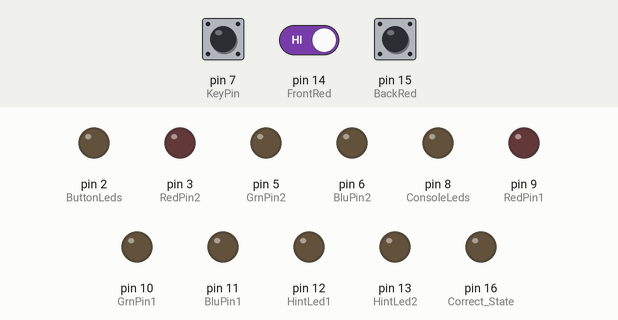
A sketch run on a simulated Arduino Uno, built with avr-gcc and run on an emulated ATmega328P. Shown: output pins drawn as LEDs (lit = HIGH). Dashed ring = blinking. Inputs (shaded band) come from the test bench; at power-on: pin 7 (KeyPin) HIGH, pin 14 (FrontRed) HIGH, pin 15 (BackRed) HIGH.

Above: at 1.2 s.
1.3 s: pin 7 (KeyPin) pulled LOW for 0.15 s
At 2.47 s:
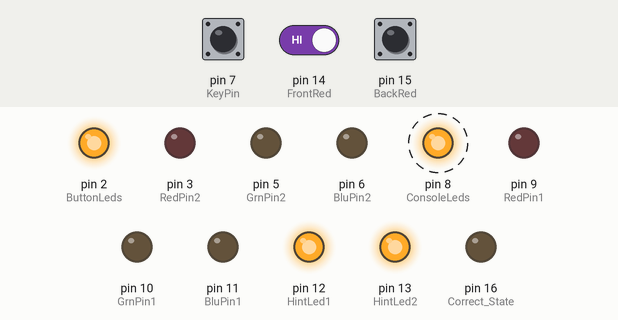
4.1 s: pin 7 (KeyPin) pulled LOW for 3.2 s
At 4.5 s:
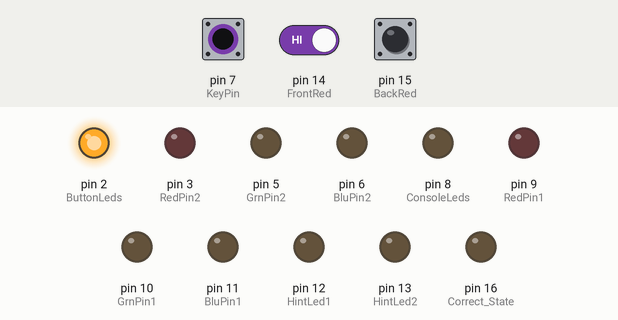
8.8 s: pin 7 (KeyPin) driven LOW and pin 14 (FrontRed) driven LOW
At 9.7 s:
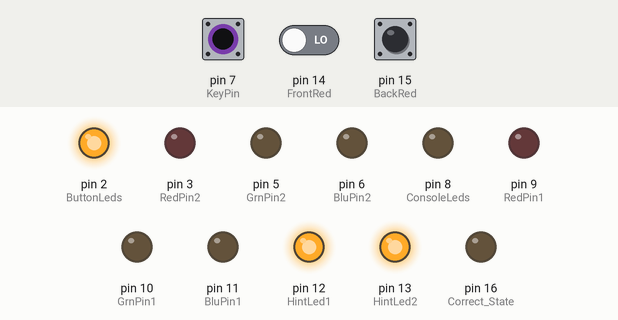
11.8 s: pin 7 (KeyPin) driven HIGH
At 12.4 s:
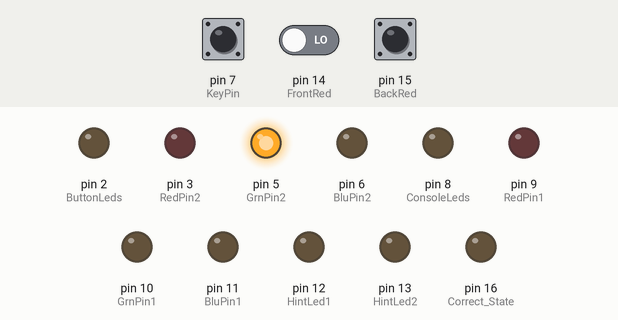
13.4 s: pin 15 (BackRed) pulled LOW for 0.15 s
At 14.1 s:
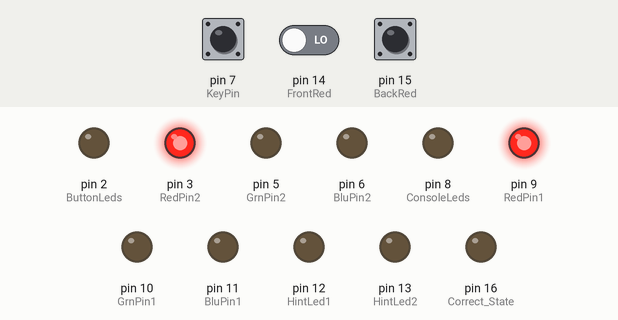
15.0 s: pin 7 (KeyPin) driven LOW
At 16.17 s:
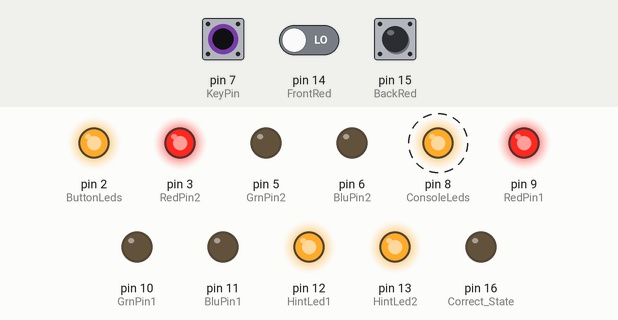
Timing chart, 0 to 19.0 s (numbered marks = the images above; inputs shaded):
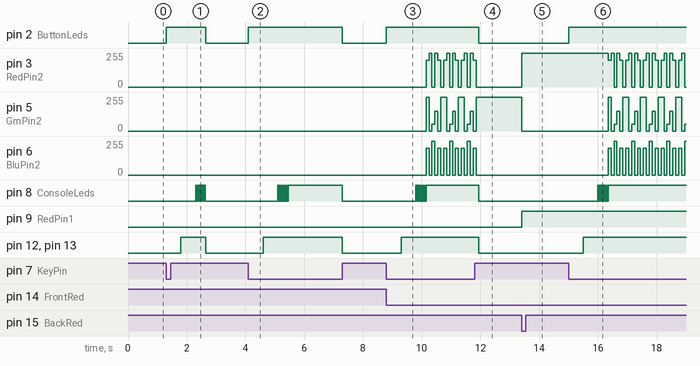

Measured:
- after the input at 1.3 s, pin 2 (ButtonLeds): LOW → HIGH at once, → LOW 1.4 s later; pin 8 (ConsoleLeds): alternates HIGH for 0.03 s and LOW for 0.03 s, 14 changes in all, then stays LOW, starting after 1.0 s; pin 12 (HintLed1), pin 13 (HintLed2): LOW → HIGH after 0.50 s, → LOW 0.85 s later
- after the input at 4.1 s, pin 2 (ButtonLeds): LOW → HIGH at once, → LOW 3.2 s later; pin 8 (ConsoleLeds): goes 7 × (HIGH 0.03 s, LOW 0.03 s), HIGH 1.8 s, then LOW, starting after 1.0 s; pin 12 (HintLed1), pin 13 (HintLed2): LOW → HIGH after 0.50 s, → LOW 2.7 s later
- after the input at 8.8 s, pin 2 (ButtonLeds): LOW → HIGH at once; pin 3 (RedPin2): 0/255 → 200/255 after 1.4 s, then repeats every 0.60 s: 255/255 0.10 s, 0/255 0.10 s, 255/255 0.10 s, 200/255 0.10 s, 0/255 0.10 s, 200/255 0.10 s
- after the input at 11.8 s, pin 2 (ButtonLeds), pin 8 (ConsoleLeds), pin 12 (HintLed1), pin 13 (HintLed2): HIGH → LOW after 0.15 s; pin 3 (RedPin2), pin 6 (BluPin2): goes on until 11.9 s, then stays 0/255; pin 5 (GrnPin2): goes on until 11.9 s, then stays 255/255
- after the input at 13.4 s, pin 3 (RedPin2): 0/255 → 255/255 at once; pin 5 (GrnPin2): 255/255 → 0/255 at once; pin 9 (RedPin1): LOW → HIGH at once
- after the input at 15.0 s, pin 2 (ButtonLeds): LOW → HIGH at once; pin 3 (RedPin2): 255/255 → 200/255 after 1.4 s, then repeats every 0.60 s: 255/255 0.10 s, 0/255 0.10 s, 255/255 0.10 s, 200/255 0.10 s, 0/255 0.10 s, 200/255 0.10 s

The sketch:

Red_Control.ino
```cpp
/*
   Gratuitous Sets
   Command Console Bootup
   (Incomplete Hardware Test)
   for Red Door Escape Room

   May 30, 2017

*/

const int FrontRed = 14;
const int BackRed = 15;
const int Correct_State = 16;
const int RedPin1 = 9;         // This pin (and the next 5) are not used in this version of the test
const int GrnPin1 = 10;        //
const int BluPin1 = 11;        //
const int RedPin2 = 3;         //
const int GrnPin2 = 5;         //
const int BluPin2 = 6;         //
const int ButtonLeds = 2;      // (2) 10mm 3v 20mA LEDs in mounted inside the buttons, ORN+, GRY-, 100ohm
const int ConsoleLeds = 8;     // approx 8' of 12v LEDs controled via TIP41A MOSFET
const int HintLed1 = 12;       // (1) 5mm 3v ??mA LED colored to indicate the correct RGB color, WHT+, GRY-, 330ohm
const int HintLed2 = 13;       // (1) 5mm 3v ??mA LED colored to indicate the correct RGB color, WHT+, GRY-, 330ohm
const int KeyPin = 7;          // signal coming in from the key (or switches on RED) wire is probobly VLT, one to pin and one to GND


boolean OnOffState = false;    // true indicates key is present (or switches are correct) and allows the console to be used
boolean PanelState = false;
boolean CorrectPanelB = false;
boolean CorrectPanelF = false;
int Delay1 = 500;
int Delay2 = 500;
int Delay3 = 25;
int i1 = 0;
int i2 = 0;
int first = 0;

void setup()
{
  Serial.begin(9600);

  pinMode (RedPin1, OUTPUT);
  pinMode (GrnPin1, OUTPUT);
  pinMode (BluPin1, OUTPUT);
  pinMode (RedPin2, OUTPUT);
  pinMode (GrnPin2, OUTPUT);
  pinMode (BluPin2, OUTPUT);
  pinMode (ButtonLeds, OUTPUT);
  pinMode (ConsoleLeds, OUTPUT);
  pinMode (HintLed1, OUTPUT);
  pinMode (HintLed2, OUTPUT);
  pinMode (Correct_State, OUTPUT);
  pinMode (KeyPin, INPUT_PULLUP);
  pinMode (BackRed, INPUT);
  pinMode (FrontRed, INPUT);
  digitalWrite(FrontRed, HIGH);
  digitalWrite(BackRed, HIGH);
  digitalWrite(Correct_State, LOW);


}

void loop()
{

 //Checks if Correct Fuel Cells are in
 if (digitalRead(BackRed) == LOW && digitalRead(FrontRed) == LOW)
  {
    panel_startup();
  }

  startup(); // looks for the key to be inserted and executes the bootup sequence
  if(OnOffState == true)
  {
    panelCycle();
  }


  shutdn();  // looks for the key to be removed and shuts down the console
  //Serial.println(OnOffState);
}

//=========Primary Functions=========//

void panel_startup()
{
  if(PanelState == false)
  {
    PanelState = true;
    analogWrite(RedPin1, 255);
    analogWrite(RedPin2, 255);
    analogWrite(GrnPin1, 0);
    analogWrite(GrnPin2, 0);
    analogWrite(BluPin1, 0);
    analogWrite(BluPin2, 0);
  }
}

void startup()
{
  if (OnOffState == false)
  {
    if (digitalRead(KeyPin) == LOW)
    {
      OnOffState = true;
      digitalWrite(ButtonLeds, HIGH);
      delay(Delay1);
      digitalWrite(HintLed1, HIGH);
      digitalWrite(HintLed2, HIGH);
      delay(Delay2);
      for (int i = 0; i <= 6; i++)
      {
        digitalWrite(ConsoleLeds, HIGH);
        delay(Delay3);
        digitalWrite(ConsoleLeds, LOW);
        delay(Delay3);
        digitalWrite(ConsoleLeds, HIGH);
      }
    }
  }
}


void shutdn()
{
  if (OnOffState == true)
  {
    if (digitalRead(KeyPin) == HIGH)
    {
      OnOffState = false;
      digitalWrite(ButtonLeds, LOW);
      digitalWrite(ConsoleLeds, LOW);
      digitalWrite(HintLed1, LOW);
      digitalWrite(HintLed2, LOW);
    }
  }
}


void panelCycle()
{


  if(digitalRead(BackRed) == 0 && i1 == 0)
  {
    analogWrite(RedPin1,200);
    analogWrite(GrnPin1,255);
    analogWrite(BluPin1,200);
    delay(100);
    i1++;
    CorrectPanelB = true;


  }

  if(digitalRead(BackRed) == 0 && i1 == 1)
  {
    analogWrite(RedPin1,255);
    analogWrite(GrnPin1,0);
    analogWrite(BluPin1,0);
    delay(100);
    i1++;
    CorrectPanelB = false;

  }

  if(digitalRead(BackRed) == 0 && i1 == 2)
  {
    analogWrite(RedPin1,0);
    analogWrite(GrnPin1,50);
    analogWrite(BluPin1,255);
    delay(100);
    i1++;
    CorrectPanelB = false;

  }

  if(digitalRead(BackRed) == 0 && i1 == 3)
  {
    analogWrite(RedPin1,255);
    analogWrite(GrnPin1,150);
    analogWrite(BluPin1,0);
    delay(100);
    i1++;
    CorrectPanelB = false;

  }

  if(digitalRead(BackRed) == 0 && i1 == 4)
  {
    analogWrite(RedPin1,200);
    analogWrite(GrnPin1,0);
    analogWrite(BluPin1,200);
    delay(100);
    i1++;
    CorrectPanelB = false;

  }

  if(digitalRead(BackRed) == 0 && i1 == 5)
  {
    analogWrite(RedPin1,0);
    analogWrite(GrnPin1,255);
    analogWrite(BluPin1,0);
    delay(100);
    i1 = 0;
    CorrectPanelB = false;

  }


  if(digitalRead(FrontRed) == 0 && i2 == 0)
  {
    analogWrite(RedPin2,200);
    analogWrite(GrnPin2,255);
    analogWrite(BluPin2,200);
    delay(100);
    i2++;

  }

  if(digitalRead(FrontRed) == 0 && i2 == 1)
  {
    analogWrite(RedPin2,255);
    analogWrite(GrnPin2,0);
    analogWrite(BluPin2,0);
    delay(100);
    i2++;
    CorrectPanelF = true;


  }

  if(digitalRead(FrontRed) == 0 && i2 == 2)
  {
    analogWrite(RedPin2,0);
    analogWrite(GrnPin2,50);
    analogWrite(BluPin2,255);
    delay(100);
    i2++;
    CorrectPanelF = false;

  }

  if(digitalRead(FrontRed) == 0 && i2 == 3)
  {
    analogWrite(RedPin2,255);
    analogWrite(GrnPin2,150);
    analogWrite(BluPin2,0);
    delay(100);
    i2++;
    CorrectPanelF = false;

  }

  if(digitalRead(FrontRed) == 0 && i2 == 4)
  {
    analogWrite(RedPin2,200);
    analogWrite(GrnPin2,0);
    analogWrite(BluPin2,200);
    delay(100);
    i2++;
    CorrectPanelF = false;

  }

  if(digitalRead(FrontRed) == 0 && i2 == 5)
  {
    analogWrite(RedPin2,0);
    analogWrite(GrnPin2,255);
    analogWrite(BluPin2,0);
    delay(100);
    i2 = 0;
    CorrectPanelF = false;

  }

  if(CorrectPanelB == true && CorrectPanelF == true)
  {
    digitalWrite(Correct_State, HIGH);

  }

  else
  {
    digitalWrite(Correct_State, LOW);
  }

}

//========Secondary Functions========//
void keyCheck()
{
  digitalRead(KeyPin);
}
```
